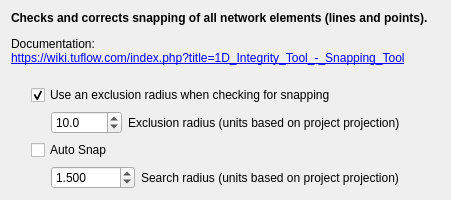
          <widget class="QWidget" name="Snapping">
           <attribute name="title">
            <string>Snapping</string>
           </attribute>
           <layout class="QVBoxLayout" name="verticalLayout_5">
            <item>
             <widget class="QLabel" name="label_5">
              <property name="text">
               <string>&lt;html&gt;&lt;head/&gt;&lt;body&gt;&lt;p&gt;&lt;span style=&quot; font-weight:600;&quot;&gt;Checks and corrects snapping of all network elements (lines and points).&lt;/span&gt;&lt;/p&gt;&lt;p&gt;Documentation:&lt;br/&gt;&lt;a href=&quot;https://wiki.tuflow.com/index.php?title=1D_Integrity_Tool_-_Snapping_Tool&quot;&gt;&lt;span style=&quot; text-decoration: underline; color:#0000ff;&quot;&gt;https://wiki.tuflow.com/index.php?title=1D_Integrity_Tool_-_Snapping_Tool&lt;br/&gt;&lt;/span&gt;&lt;/a&gt;&lt;/p&gt;&lt;/body&gt;&lt;/html&gt;</string>
              </property>
              <property name="wordWrap">
               <bool>true</bool>
              </property>
              <property name="openExternalLinks">
               <bool>true</bool>
              </property>
             </widget>
            </item>
            <item>
             <layout class="QHBoxLayout" name="horizontalLayout_8">
              <item>
               <spacer name="horizontalSpacer_4">
                <property name="orientation">
                 <enum>Qt::Horizontal</enum>
                </property>
                <property name="sizeType">
                 <enum>QSizePolicy::Fixed</enum>
                </property>
                <property name="sizeHint" stdset="0">
                 <size>
                  <width>20</width>
                  <height>20</height>
                 </size>
                </property>
               </spacer>
              </item>
              <item>
               <widget class="QCheckBox" name="cbExclRadius">
                <property name="text">
                 <string>Use an exclusion radius when checking for snapping</string>
                </property>
                <property name="checked">
                 <bool>true</bool>
                </property>
               </widget>
              </item>
             </layout>
            </item>
            <item>
             <layout class="QHBoxLayout" name="horizontalLayout_21">
              <item>
               <spacer name="horizontalSpacer_25">
                <property name="orientation">
                 <enum>Qt::Horizontal</enum>
                </property>
                <property name="sizeType">
                 <enum>QSizePolicy::Fixed</enum>
                </property>
                <property name="sizeHint" stdset="0">
                 <size>
                  <width>40</width>
                  <height>20</height>
                 </size>
                </property>
               </spacer>
              </item>
              <item>
               <widget class="QDoubleSpinBox" name="sbExclRadius">
                <property name="decimals">
                 <number>1</number>
                </property>
                <property name="maximum">
                 <double>99999.000000000000000</double>
                </property>
                <property name="value">
                 <double>10.000000000000000</double>
                </property>
               </widget>
              </item>
              <item>
               <widget class="QLabel" name="label_16">
                <property name="text">
                 <string>Exclusion radius (units based on project projection)</string>
                </property>
               </widget>
              </item>
              <item>
               <spacer name="horizontalSpacer_26">
                <property name="orientation">
                 <enum>Qt::Horizontal</enum>
                </property>
                <property name="sizeHint" stdset="0">
                 <size>
                  <width>40</width>
                  <height>20</height>
                 </size>
                </property>
               </spacer>
              </item>
             </layout>
            </item>
            <item>
             <layout class="QHBoxLayout" name="horizontalLayout_7">
              <item>
               <spacer name="horizontalSpacer_3">
                <property name="orientation">
                 <enum>Qt::Horizontal</enum>
                </property>
                <property name="sizeType">
                 <enum>QSizePolicy::Fixed</enum>
                </property>
                <property name="sizeHint" stdset="0">
                 <size>
                  <width>20</width>
                  <height>20</height>
                 </size>
                </property>
               </spacer>
              </item>
              <item>
               <widget class="QCheckBox" name="cbAutoSnap">
                <property name="text">
                 <string>Auto Snap</string>
                </property>
               </widget>
              </item>
             </layout>
            </item>
            <item>
             <layout class="QHBoxLayout" name="horizontalLayout_6">
              <item>
               <spacer name="horizontalSpacer_2">
                <property name="orientation">
                 <enum>Qt::Horizontal</enum>
                </property>
                <property name="sizeType">
                 <enum>QSizePolicy::Fixed</enum>
                </property>
                <property name="sizeHint" stdset="0">
                 <size>
                  <width>40</width>
                  <height>20</height>
                 </size>
                </property>
               </spacer>
              </item>
              <item>
               <widget class="QDoubleSpinBox" name="sbAutoSnapSearchRadius">
                <property name="decimals">
                 <number>3</number>
                </property>
                <property name="minimum">
                 <double>0.001000000000000</double>
                </property>
                <property name="maximum">
                 <double>99999.000000000000000</double>
                </property>
                <property name="value">
                 <double>1.500000000000000</double>
                </property>
               </widget>
              </item>
              <item>
               <widget class="QLabel" name="label_4">
                <property name="enabled">
                 <bool>true</bool>
                </property>
                <property name="font">
                 <font>
                  <weight>50</weight>
                  <bold>false</bold>
                 </font>
                </property>
                <property name="text">
                 <string>Search radius (units based on project projection)</string>
                </property>
               </widget>
              </item>
              <item>
               <spacer name="horizontalSpacer_5">
                <property name="orientation">
                 <enum>Qt::Horizontal</enum>
                </property>
                <property name="sizeHint" stdset="0">
                 <size>
                  <width>40</width>
                  <height>20</height>
                 </size>
                </property>
               </spacer>
              </item>
             </layout>
            </item>
            <item>
             <spacer name="verticalSpacer_3">
              <property name="orientation">
               <enum>Qt::Vertical</enum>
              </property>
              <property name="sizeHint" stdset="0">
               <size>
                <width>20</width>
                <height>0</height>
               </size>
              </property>
             </spacer>
            </item>
           </layout>
          </widget>
